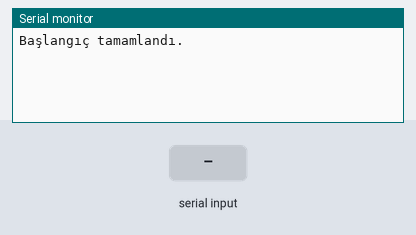
A sketch run on a simulated Arduino Mega 2560, built with avr-gcc and run on an emulated ATmega2560. On the bench: the last lines printed to the serial monitor. The test bench sets the inputs (shaded band).

Above: at 1.2 s.
1.3 s: "1" received over the second serial link
At 3.5 s:
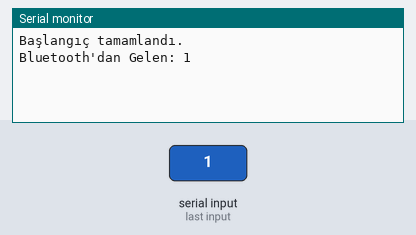
3.8 s: "0" received over the second serial link
At 5.2 s:
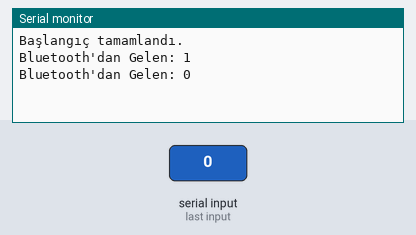
5.3 s: "2" received over the second serial link
At 6.7 s:
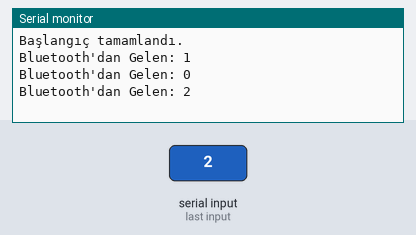

Measured:
- after the input at 1.3 s, the serial monitor: prints a new line after 1.0 s (image 1)
- after the input at 3.8 s, the serial monitor: prints a new line after 1.0 s (image 2)
- after the input at 5.3 s, the serial monitor: prints a new line after 1.0 s (image 3)

The sketch:

sketch_dec25a.ino
```cpp
void setup() {
  Serial.begin(9600);
  Serial1.begin(9600);
  Serial.println("Başlangıç tamamlandı.");
}

void loop() {
  if (Serial1.available()) {
    String gelenVeri = Serial1.readString();
    Serial.println("Bluetooth'dan Gelen: " +gelenVeri);
}
}
```
